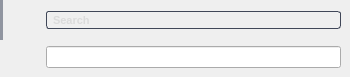
                   <widget class="QWidget" name="page_settings">
                    <widget class="QWidget" name="layoutWidget">
                     <property name="geometry">
                      <rect>
                       <x>0</x>
                       <y>0</y>
                       <width>341</width>
                       <height>68</height>
                      </rect>
                     </property>
                     <layout class="QGridLayout" name="gridLayout">
                      <item row="0" column="0">
                       <widget class="QPushButton" name="btn_temp_dir">
                        <property name="minimumSize">
                         <size>
                          <width>40</width>
                          <height>40</height>
                         </size>
                        </property>
                        <property name="maximumSize">
                         <size>
                          <width>40</width>
                          <height>40</height>
                         </size>
                        </property>
                        <property name="styleSheet">
                         <string notr="true">QPushButton {	
	border: none;
	background-color: transparent;
}
QPushButton:hover {
	background-color: rgb(52, 59, 72);
}
QPushButton:pressed {	
	background-color: rgb(85, 170, 255);
}
QPushButton { border-left: 3px solid rgb(144, 149, 160); }</string>
                        </property>
                        <property name="text">
                         <string/>
                        </property>
                        <property name="icon">
                         <iconset resource="icon.qrc">
                          <normaloff>:/find/icons/find/文件夹_seo-folder.svg</normaloff>:/find/icons/find/文件夹_seo-folder.svg</iconset>
                        </property>
                       </widget>
                      </item>
                      <item row="1" column="1">
                       <widget class="QLineEdit" name="lineEdit"/>
                      </item>
                      <item row="0" column="1">
                       <widget class="QLineEdit" name="lineEdit_temp_dir">
                        <property name="font">
                         <font>
                          <family>Segoe UI</family>
                          <pointsize>8</pointsize>
                          <weight>75</weight>
                          <bold>true</bold>
                         </font>
                        </property>
                        <property name="styleSheet">
                         <string notr="true">
/* LINE EDIT */
QLineEdit {
	background-color: transparent;
	border-radius: 3px;
	border: 1px solid rgb(64, 71, 88);
	padding-left: 4px;
	color: rgb(200,200,200);
}
QLineEdit:hover {
	border: 1px solid rgb(64, 71, 88);
}
QLineEdit:focus {
	border: 1px solid rgb(85, 170, 255);
}

QMenu {
    background-color: #F5F5F5;
    border: 1px solid #CCC;
    padding: 5px;
	border-radius: 5px; /* 设置圆角 */
}
QMenu::item {
    padding: 2px 20px 2px 20px;
    border: 1px solid transparent;
}
QMenu::item:selected {
    background-color: #4A90D9;
    color: #FFF;
}
QMenu::separator {
    height: 1px; /* 分隔线的高度 */
    background-color: #CCC; /* 分隔线的颜色 */
    margin: 5px 0px 5px 0px; /* 分隔线的外边距 */
}</string>
                        </property>
                        <property name="placeholderText">
                         <string>Search</string>
                        </property>
                       </widget>
                      </item>
                     </layout>
                    </widget>
                   </widget>
